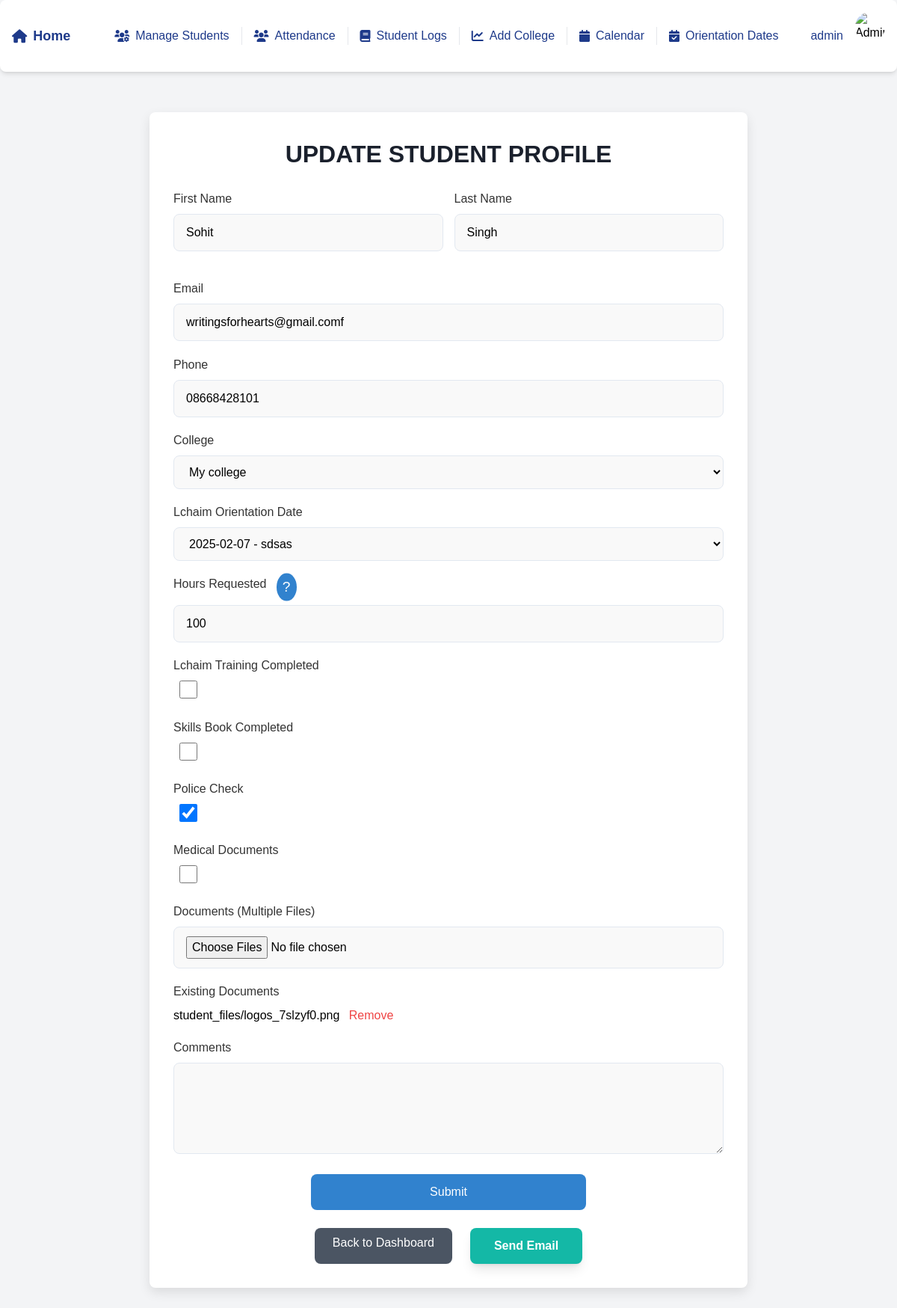
/update/29/ (signed in), run on the app's committed database.
### students/models.py (models this page shows, shortened)
class StudentProfile(models.Model):
    SHIFT_CHOICES = [
        ('Weekdays', 'Weekdays'),
        ('Weekends', 'Weekends'),
    ]
    WEEKDAYS_CHOICES = [
        ('Monday', 'Monday'),
        ('Tuesday', 'Tuesday'),
        ('Wednesday', 'Wednesday'),
        ('Thursday', 'Thursday'),
        ('Friday', 'Friday'),
    ]
    first_name = models.CharField(max_length=100)
    last_name = models.CharField(max_length=100)
    phone = models.CharField(max_length=15, default='')
    email = models.EmailField(unique=True)
    school = models.CharField(max_length=100)
    college = models.ForeignKey(College, on_delete=models.SET_NULL, null=True, blank=True)
    lchaim_training_completed = models.BooleanField(default=False)
    police_check = models.BooleanField(default=False)
    med_docs = models.BooleanField(default=False)
    hours_requested = models.IntegerField(null=True)
    hours_completed = models.PositiveIntegerField(default=0)
    shift_requested = models.CharField(max_length=10, choices=SHIFT_CHOICES)
    weekdays_selected = models.TextField(blank=True)
    assigned_shift = models.ForeignKey(Shift, on_delete=models.SET_NULL, null=True, blank=True, related_name="students")
    start_date = models.DateField(null=True)
    end_date = models.DateField(null=True)
    lchaim_orientation_date = models.ForeignKey(OrientationDate, on_delete=models.SET_NULL, null=True, blank=True)
    skills_book_completed = models.BooleanField(default=False)
    comments = models.TextField(blank=True, null=True)
    status = models.CharField(
        max_length=10,
        choices=[('Training', 'Training'), ('Graduated', 'Graduated')],
        default='Training'
    )

class StudentFile(models.Model):
    student = models.ForeignKey(StudentProfile, on_delete=models.CASCADE, related_name="files")
    file = models.FileField(upload_to="student_files/")
    uploaded_at = models.DateTimeField(auto_now_add=True)
    class Meta:
        ordering = ['uploaded_at']

### students/views.py (the view)
    def wrap(request, *args, **kwargs):
        if not request.user.groups.filter(name='Admin').exists():
            return redirect('student_profile_list')
        return function(request, *args, **kwargs)

### students/models.py (called while the page is built)
    def __str__(self):
        return self.name

### students/views.py (called while the page is built)
def admin_required(function):
    def wrap(request, *args, **kwargs):
        if not request.user.groups.filter(name='Admin').exists():
            return redirect('student_profile_list')
        return function(request, *args, **kwargs)
    return wrap

@admin_required
def update_student_profile(request, pk):
    profile = get_object_or_404(StudentProfile, pk=pk)
    if request.method == "POST":
        form = StudentProfileForm(request.POST, request.FILES, instance=profile)
        if form.is_valid():
            student_profile = form.save()
            if 'documents' in request.FILES:
                files = request.FILES.getlist('documents')
                for file in files:
                    StudentFile.objects.create(student=student_profile, file=file)
            return redirect('student_profile_list')
        else :
            print("File Error:", form.errors)
    else:
        form = StudentProfileForm(instance=profile)
    existing_files = StudentFile.objects.filter(student=profile)
    return render(request, 'update_profile.html', {
        'form': form,
        'existing_files': existing_files
    })

### students/templates/update_profile.html (shortened to what this page needs)
{% load static %}
<!DOCTYPE html>
<html lang="en">
<head>
    <script src="https://cdn.tailwindcss.com"></script>
</head>
<body class="bg-gray-100">
    {% include 'navbar.html' %}
    <div class="form-container mt-20">
        <h2>Update Student Profile</h2>
        <form method="post" enctype="multipart/form-data">
            <div class="form-row">
                <div class="form-group">
                    <label for="id_first_name">First Name</label>
                    {{ form.first_name }}
                </div>
                <div class="form-group">
                    <label for="id_last_name">Last Name</label>
                    {{ form.last_name }}
                </div>
            </div>
            <div class="form-group">
                <label for="id_email">Email</label>
                {{ form.email }}
            </div>
            <div class="form-group">
                <label for="id_phone">Phone</label>
                {{ form.phone }}
            </div>
            <div class="form-group">
                <label for="id_college">College</label>
                {{ form.college }}
            </div>
            <div class="form-group">
                <label for="id_lchaim_orientation_date">Lchaim Orientation Date</label>
                {{ form.lchaim_orientation_date }}
            </div>
            <div class="form-group relative">
                <div class="flex items-center mb-2">
                    <label for="id_hours_requested" class="mr-2">Hours Requested</label>
                    <div class="group relative">
                        <button type="button" class="info-button ml-2" aria-label="Hover to get info">
                            ?
                        </button>
                    </div>
                </div>
                {{ form.hours_requested }}
            </div>
            <div class="form-group">
                <label for="id_lchaim_training_completed">Lchaim Training Completed</label>
                <div class="custom-switch">
                    {{ form.lchaim_training_completed }}
                </div>
            </div>
            <div class="form-group">
                <label for="id_skills_book_completed">Skills Book Completed</label>
                <div class="custom-switch">
                    {{ form.skills_book_completed }}
                </div>
            </div>
            <div class="form-group">
                <label for="id_police_check">Police Check</label>
                <div class="custom-switch">
                    {{ form.police_check }}
                </div>
            </div>
            <div class="form-group">
                <label for="id_med_docs">Medical Documents</label>
                <div class="custom-switch">
                    {{ form.med_docs }}
                </div>
            </div>
            <div class="form-group">
                <label for="id_documents">Documents (Multiple Files)</label>
                <input type="file" id="id_documents" name="documents" multiple class="form-control">
            </div>
            {% if existing_files %}
            <div class="form-group mt-4">
                <label for="existing_documents">Existing Documents</label>
                <ul>
                    {% for file in existing_files %}
                    <li>
                        {{ file.file.name }}
                        <a href="{% url 'remove_file' pk=file.pk %}" class="text-red-500 ml-2">Remove</a>
                    </li>
                    {% endfor %}
                </ul>
            </div>
            {% endif %}
            <div class="form-group">
                <label for="id_comments">Comments</label>
                {{ form.comments }}
            </div>
            <div class="button-container">
                <button type="submit">Submit</button>
            </div>
        </form>
        <div class="mt-6 flex justify-center space-x-6">
            <a href="{% url 'student_profile_list' %}"
                class="inline-block bg-gray-600 text-white rounded-lg py-2 px-6 hover:bg-gray-700 focus:outline-none focus:ring-2 focus:ring-gray-500 focus:ring-offset-2 transition-all duration-300 ease-in-out transform hover:scale-105">
                Back to Dashboard
            </a>
            <button id="send-email-btn" data-student-id="{{ student.id }}"
                class="inline-block bg-teal-500 text-white font-semibold py-3 px-8 rounded-lg shadow-lg hover:bg-teal-600 transform hover:scale-105 transition-all duration-300 ease-in-out focus:outline-none focus:ring-2 focus:ring-teal-500 focus:ring-offset-2">
                Send Email
            </button>
        </div>
    </div>
</body>
</html>

### students/templates/navbar.html (shortened to what this page needs)
<!DOCTYPE html>
<html lang="en">
<head>
    <link href="https://cdnjs.cloudflare.com/ajax/libs/font-awesome/6.0.0-beta3/css/all.min.css" rel="stylesheet">
    <script src="https://cdn.tailwindcss.com"></script>
</head>
<body class="bg-gray-100">
<div class="fixed w-full top-0 left-0 z-20">
    <div class="bg-white shadow-md p-4 rounded-lg flex justify-between items-center">
        <div class="flex items-center space-x-4">
            <a href="/" class="text-blue-900 hover:text-blue-700 text-lg font-semibold flex items-center space-x-2 transition duration-300">
                <i class="fas fa-home"></i>
                <span>Home</span>
            </a>
        </div>
        <div class="hidden lg:flex items-center space-x-4">
            <a href="{% url 'student_profile_list' %}" class="text-blue-900 hover:text-blue-700 flex items-center space-x-2 transition duration-300 border-r pr-4">
                <i class="fas fa-users-cog"></i> <span>Manage Students</span>
            </a>
            <a href="{% url 'student_attendance' %}" class="text-blue-900 hover:text-blue-700 flex items-center space-x-2 transition duration-300 border-r pr-4">
                <i class="fas fa-users"></i> <span>Attendance</span>
            </a>
            <a href="{% url 'student_logs' %}" class="text-blue-900 hover:text-blue-700 flex items-center space-x-2 transition duration-300 border-r pr-4">
                <i class="fas fa-book"></i> <span>Student Logs</span>
            </a>
            <a href="{% url 'create_college' %}" class="text-blue-900 hover:text-blue-700 flex items-center space-x-2 transition duration-300 border-r pr-4">
                <i class="fas fa-chart-line"></i> <span>Add College</span>
            </a>
            <a href="{% url 'calendar_student_logs' %}" class="text-blue-900 hover:text-blue-700 flex items-center space-x-2 transition duration-300 border-r pr-4">
                <i class="fas fa-calendar"></i> <span>Calendar</span>
            </a>
            <a href="{% url 'orientation_date_list' %}" class="text-blue-900 hover:text-blue-700 flex items-center space-x-2 transition duration-300">
                <i class="fas fa-calendar-check"></i> <span>Orientation Dates</span>
            </a>
        </div>
        <div class="hidden lg:flex items-center space-x-4 relative">
            <span class="text-blue-900">{{ user.username }}</span>
            <div class="relative">
                <button id="profileDropdownToggle" class="focus:outline-none">
                    {% if user.is_superuser %}
                    <img src="https://imgs.search.brave.com/NC51VdJXCpWmrErvqbLS_f4HHRojgDZTWB6Bi_doPWA/rs:fit:860:0:0:0/g:ce/aHR0cHM6Ly9pbWcu/ZnJlZXBpay5jb20v/ZnJlZS1waG90by9w/b3J0cmFpdC1zZW5p/b3ItZmVtYWxlLXBy/b2Zlc3Nvci1lZHVj/YXRpb24tZGF5XzIz/LTIxNTA5ODAwODgu/anBnP3NlbXQ9YWlz/X2h5YnJpZA" alt="Admin Avatar" class="w-10 h-10 rounded-full cursor-pointer">
                    {% else %}
                    <img src="https://imgs.search.brave.com/4dZymj9_G3yyq_rtQBB3436cJcDYW3nWByX4-l_re3s/rs:fit:500:0:0:0/g:ce/aHR0cHM6Ly9pLnBp/bmltZy5jb20vb3Jp/Z2luYWxzL2FmL2Y5/LzVkL2FmZjk1ZGMx/MjVhMzg1ZDBkNmM1/YzVlNDdiNjliMzdh/LmpwZw" alt="School Avatar" class="w-10 h-10 rounded-full cursor-pointer">
                    {% endif %}
                </button>
            </div>
        </div>
    </div>
</div>
</body>
</html>

### students/templates/update_profile.html (style rules this page uses)
* { margin: 0; padding: 0; box-sizing: border-box; }
body { background: #f4f9fd; font-family: 'Poppins', sans-serif; display: flex; justify-content: center; align-items: flex-start; min-height: 100vh; padding-top: 70px; }
.form-container { background: #ffffff; padding: 2rem; border-radius: 8px; box-shadow: 0 6px 15px rgba(0, 0, 0, 0.1); width: 100%; max-width: 800px; margin-bottom: 30px; transition: transform 0.3s ease, box-shadow 0.3s ease; }
.form-container h2 { font-size: 2rem; margin-bottom: 1.5rem; color: #1a202c; font-weight: 600; text-align: center; text-transform: uppercase; }
.form-group { margin-bottom: 1.2rem; }
.form-group label { font-size: 1rem; color: #333; font-weight: 500; display: block; margin-bottom: 0.5rem; }
.form-group input, .form-group select, .form-group textarea { width: 100%; padding: 0.75rem 1rem; font-size: 1rem; border-radius: 8px; border: 1px solid #e2e8f0; background: #f9f9f9; transition: all 0.3s ease; }
.form-row { display: grid; grid-template-columns: 1fr 1fr; gap: 15px; margin-bottom: 1.2rem; }
.form-group textarea { resize: vertical; min-height: 100px; }
.button-container { display: flex; justify-content: center; margin-top: 1.2rem; }
button[type="submit"] { background: #3182ce; color: white; border: none; padding: 0.75rem 1.5rem; font-size: 1rem; border-radius: 8px; width: 50%; cursor: pointer; transition: background-color 0.3s ease, transform 0.3s ease; }
.custom-switch input[type="checkbox"] { width: 2.5rem; height: 1.5rem; border-radius: 1rem; background-color: #e2e8f0; transition: 0.3s; }
.custom-switch input[type="checkbox"]:checked { background-color: #3182ce; }
.custom-switch input[type="checkbox"]:checked:before { transform: translateX(1rem); }
.custom-switch input[type="checkbox"]:before { content: ''; position: absolute; top: 0.125rem; left: 0.125rem; width: 1.25rem; height: 1.25rem; background-color: white; border-radius: 50%; transition: 0.3s; }
.info-button { background-color: #3182ce; color: white; border: none; padding: 0.25rem 0.5rem; font-size: 1.2rem; border-radius: 50%; cursor: pointer; position: absolute; top: 50%; right: -2rem; transform: translateY(-50%); transition: background-color 0.3s ease; }

### data on the page
StudentProfile: first_name "Sohit", last_name "Singh", email "writingsforhearts@gmail.comf", phone "08668428101", college "My college", lchaim_orientation_date "2025-02-07 - sdsas", hours_requested "100", police_check "☑"
StudentFile: file.name "student_files/logos_7slzyf0.png"

### other printed values
{{ user.username }} "admin"
